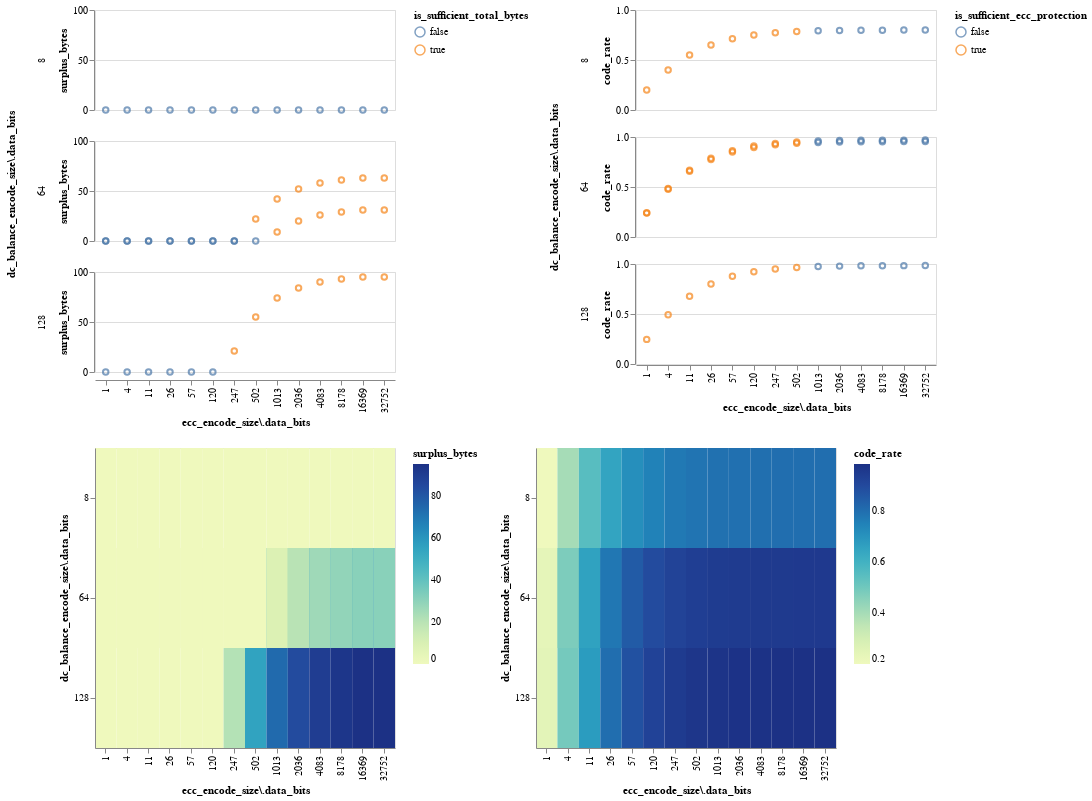
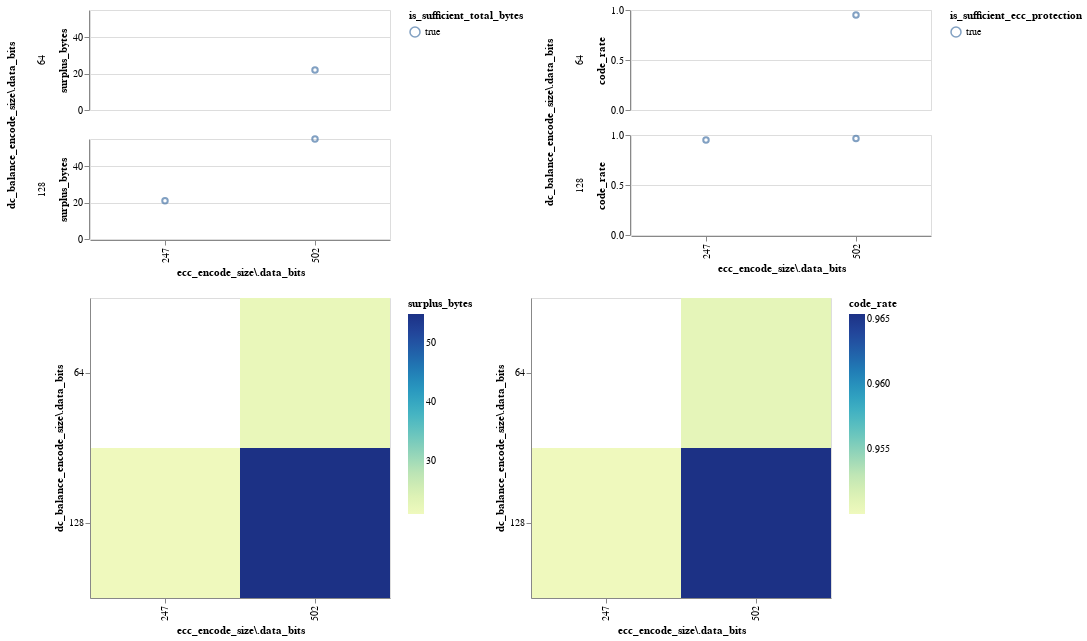

The notebook cell these images were saved under, in order:
### Markdown cell above
### DC Balance Encode + ECC Encode時の効率・余剰byte数計算

### Code cell
import altair as alt
from tabulate import tabulate

pd.set_option("display.max_columns", 256)
pd.set_option("display.max_rows", 256)

# 見積もり
dc_balance_encode_size_list = [
    DcBalanceEncodeSize(8, 10),
    DcBalanceEncodeSize(64, 66),
    DcBalanceEncodeSize(64, 67),
    DcBalanceEncodeSize(128, 130),
    # DcBalanceEncodeSize(1, 1),  # disable
]

parity_len_n = 16  # 計算対象にするparity長
ecc_encode_size_list = [
    EccEncodeSize.from_parity_bits(i) for i in range(2, parity_len_n)
]

encode_config_list = [
    EncodeConfig(dc_balance_encode_size=dc, ecc_encode_size=ecc)
    for dc in dc_balance_encode_size_list
    for ecc in ecc_encode_size_list
]
encode_config_df = pd.json_normalize(([asdict(c) for c in encode_config_list]))


def print_chart(df: pd.DataFrame):
    base_chart_1 = (
        alt.Chart(df)
        .mark_point()
        .encode(
            alt.X("ecc_encode_size\\.data_bits:N"),
            alt.Row("dc_balance_encode_size\\.data_bits:N"),
        )
        .properties(width=300, height=100)
    )
    base_chart_2 = (
        alt.Chart(df)
        .mark_rect()
        .encode(
            alt.X("ecc_encode_size\\.data_bits:N"),
            alt.Y("dc_balance_encode_size\\.data_bits:N"),
        )
        .properties(width=300, height=300)
    )
    alt.vconcat(
        # 横軸: ECCのデータビット数, 縦軸: 冗長データ量, 行: DC Balance Encodeのデータビット数
        alt.hconcat(
            base_chart_1.encode(
                alt.Y("surplus_bytes:Q"),
                alt.Color("is_sufficient_total_bytes:N"),
            ),
            base_chart_1.encode(
                alt.Y("code_rate:Q"),
                alt.Color("is_sufficient_ecc_protection:N"),
            ),
        ).resolve_scale(color="independent"),
        # Encode設定と余裕度のヒートマップ
        alt.hconcat(
            base_chart_2.encode(
                alt.Color("surplus_bytes:Q"),
            ),
            base_chart_2.encode(
                alt.Color("code_rate:Q"),
            ),
        ).resolve_scale(color="independent"),
    ).resolve_scale(color="independent").display()


# 今回の要件を満たせるもの
available_encode_config_df = encode_config_df.query(
    "is_sufficient_total_bytes and is_sufficient_ecc_protection"
)
print(
    tabulate(
        available_encode_config_df[
            [
                "dc_balance_encode_size.data_bits",
                "dc_balance_encode_size.total_bits",
                "ecc_encode_size.data_bits",
                "ecc_encode_size.parity_bits",
                # "ecc_encode_size.additional_bits",
                "code_rate",
                "surplus_bytes",
                "max_ecc_error_detection_count",
            ]
        ],
        headers="keys",
        tablefmt="pipe",
    )
)

# 全体
print_chart(encode_config_df)
print_chart(available_encode_config_df)
available_encode_config_df

### Figure 1 — Vega-Lite specification as saved in the notebook (floating-point values rounded to 4 significant figures)
{"config": {"view": {"continuousWidth": 300, "continuousHeight": 300}}, "vconcat": [{"hconcat": [{"mark": {"type": "point"}, "encoding": {"color": {"field": "is_sufficient_total_bytes", "type": "nominal"}, "row": {"field": "dc_balance_encode_size\\.data_bits", "type": "nominal"}, "x": {"field": "ecc_encode_size\\.data_bits", "type": "nominal"}, "y": {"field": "surplus_bytes", "type": "quantitative"}}, "height": 100, "width": 300}, {"mark": {"type": "point"}, "encoding": {"color": {"field": "is_sufficient_ecc_protection", "type": "nominal"}, "row": {"field": "dc_balance_encode_size\\.data_bits", "type": "nominal"}, "x": {"field": "ecc_encode_size\\.data_bits", "type": "nominal"}, "y": {"field": "code_rate", "type": "quantitative"}}, "height": 100, "width": 300}], "resolve": {"scale": {"color": "independent"}}}, {"hconcat": [{"mark": {"type": "rect"}, "encoding": {"color": {"field": "surplus_bytes", "type": "quantitative"}, "x": {"field": "ecc_encode_size\\.data_bits", "type": "nominal"}, "y": {"field": "dc_balance_encode_size\\.data_bits", "type": "nominal"}}, "height": 300, "width": 300}, {"mark": {"type": "rect"}, "encoding": {"color": {"field": "code_rate", "type": "quantitative"}, "x": {"field": "ecc_encode_size\\.data_bits", "type": "nominal"}, "y": {"field": "dc_balance_encode_size\\.data_bits", "type": "nominal"}}, "height": 300, "width": 300}], "resolve": {"scale": {"color": "independent"}}}], "data": {"name": "data-ee3e63ddbbf53da1583a31f8dab61667"}, "resolve": {"scale": {"color": "independent"}}, "$schema": "https://vega.github.io/schema/vega-lite/v5.17.0.json", "datasets": {"data-ee3e63ddbbf53da1583a31f8dab61667": [{"logical_data_bytes": 512, "logical_data_num_per_page": 4, "require_ecc_protection_bytes": 512, "logical_data_bytes_per_page": 2048, "redundant_bytes": 128, "code_rate": 0.2, "require_bytes": 10240, "is_sufficient_total_bytes": false, "surplus_bytes": 0, "short_bytes": 8064, "is_sufficient_ecc_protection": true, "max_ecc_error_detection_count": 1024, "dc_balance_encode_size.data_bits": 8, "dc_balance_encode_size.total_bits": 10, "ecc_encode_size.parity_bits": 2, "ecc_encode_size.additional_bits": 1, "ecc_encode_size.data_bits": 1}, {"logical_data_bytes": 512, "logical_data_num_per_page": 4, "require_ecc_protection_bytes": 512, "logical_data_bytes_per_page": 2048, "redundant_bytes": 128, "code_rate": 0.4, "require_bytes": 5120, "is_sufficient_total_bytes": false, "surplus_bytes": 0, "short_bytes": 2944, "is_sufficient_ecc_protection": true, "max_ecc_error_detection_count": 512, "dc_balance_encode_size.data_bits": 8, "dc_balance_encode_size.total_bits": 10, "ecc_encode_size.parity_bits": 3, "ecc_encode_size.additional_bits": 1, "ecc_encode_size.data_bits": 4}, {"logical_data_bytes": 512, "logical_data_num_per_page": 4, "require_ecc_protection_bytes": 512, "logical_data_bytes_per_page": 2048, "redundant_bytes": 128, "code_rate": 0.55, "require_bytes": 3723, "is_sufficient_total_bytes": false, "surplus_bytes": 0, "short_bytes": 1547, "is_sufficient_ecc_protection": true, "max_ecc_error_detection_count": 256, "dc_balance_encode_size.data_bits": 8, "dc_balance_encode_size.total_bits": 10, "ecc_encode_size.parity_bits": 4, "ecc_encode_size.additional_bits": 1, "ecc_encode_size.data_bits": 11}, {"logical_data_bytes": 512, "logical_data_num_per_page": 4, "require_ecc_protection_bytes": 512, "logical_data_bytes_per_page": 2048, "redundant_bytes": 128, "code_rate": 0.65, "require_bytes": 3150, "is_sufficient_total_bytes": false, "surplus_bytes": 0, "short_bytes": 974, "is_sufficient_ecc_protection": true, "max_ecc_error_detection_count": 128, "dc_balance_encode_size.data_bits": 8, "dc_balance_encode_size.total_bits": 10, "ecc_encode_size.parity_bits": 5, "ecc_encode_size.additional_bits": 1, "ecc_encode_size.data_bits": 26}, {"logical_data_bytes": 512, "logical_data_num_per_page": 4, "require_ecc_protection_bytes": 512, "logical_data_bytes_per_page": 2048, "redundant_bytes": 128, "code_rate": 0.7125, "require_bytes": 2874, "is_sufficient_total_bytes": false, "surplus_bytes": 0, "short_bytes": 698, "is_sufficient_ecc_protection": true, "max_ecc_error_detection_count": 64, "dc_balance_encode_size.data_bits": 8, "dc_balance_encode_size.total_bits": 10, "ecc_encode_size.parity_bits": 6, "ecc_encode_size.additional_bits": 1, "ecc_encode_size.data_bits": 57}, {"logical_data_bytes": 512, "logical_data_num_per_page": 4, "require_ecc_protection_bytes": 512, "logical_data_bytes_per_page": 2048, "redundant_bytes": 128, "code_rate": 0.75, "require_bytes": 2730, "is_sufficient_total_bytes": false, "surplus_bytes": 0, "short_bytes": 554, "is_sufficient_ecc_protection": true, "max_ecc_error_detection_count": 32, "dc_balance_encode_size.data_bits": 8, "dc_balance_encode_size.total_bits": 10, "ecc_encode_size.parity_bits": 7, "ecc_encode_size.additional_bits": 1, "ecc_encode_size.data_bits": 120}, {"logical_data_bytes": 512, "logical_data_num_per_page": 4, "require_ecc_protection_bytes": 512, "logical_data_bytes_per_page": 2048, "redundant_bytes": 128, "code_rate": 0.7719, "require_bytes": 2653, "is_sufficient_total_bytes": false, "surplus_bytes": 0, "short_bytes": 477, "is_sufficient_ecc_protection": true, "max_ecc_error_detection_count": 16, "dc_balance_encode_size.data_bits": 8, "dc_balance_encode_size.total_bits": 10, "ecc_encode_size.parity_bits": 8, "ecc_encode_size.additional_bits": 1, "ecc_encode_size.data_bits": 247}, {"logical_data_bytes": 512, "logical_data_num_per_page": 4, "require_ecc_protection_bytes": 512, "logical_data_bytes_per_page": 2048, "redundant_bytes": 128, "code_rate": 0.7844, "require_bytes": 2610, "is_sufficient_total_bytes": false, "surplus_bytes": 0, "short_bytes": 434, "is_sufficient_ecc_protection": true, "max_ecc_error_detection_count": 8, "dc_balance_encode_size.data_bits": 8, "dc_balance_encode_size.total_bits": 10, "ecc_encode_size.parity_bits": 9, "ecc_encode_size.additional_bits": 1, "ecc_encode_size.data_bits": 502}, {"logical_data_bytes": 512, "logical_data_num_per_page": 4, "require_ecc_protection_bytes": 512, "logical_data_bytes_per_page": 2048, "redundant_bytes": 128, "code_rate": 0.7914, "require_bytes": 2587, "is_sufficient_total_bytes": false, "surplus_bytes": 0, "short_bytes": 411, "is_sufficient_ecc_protection": false, "max_ecc_error_detection_count": 4, "dc_balance_encode_size.data_bits": 8, "dc_balance_encode_size.total_bits": 10, "ecc_encode_size.parity_bits": 10, "ecc_encode_size.additional_bits": 1, "ecc_encode_size.data_bits": 1013}, {"logical_data_bytes": 512, "logical_data_num_per_page": 4, "require_ecc_protection_bytes": 512, "logical_data_bytes_per_page": 2048, "redundant_bytes": 128, "code_rate": 0.7953, "require_bytes": 2575, "is_sufficient_total_bytes": false, "surplus_bytes": 0, "short_bytes": 399, "is_sufficient_ecc_protection": false, "max_ecc_error_detection_count": 2, "dc_balance_encode_size.data_bits": 8, "dc_balance_encode_size.total_bits": 10, "ecc_encode_size.parity_bits": 11, "ecc_encode_size.additional_bits": 1, "ecc_encode_size.data_bits": 2036}, {"logical_data_bytes": 512, "logical_data_num_per_page": 4, "require_ecc_protection_bytes": 512, "logical_data_bytes_per_page": 2048, "redundant_bytes": 128, "code_rate": 0.7975, "require_bytes": 2568, "is_sufficient_total_bytes": false, "surplus_bytes": 0, "short_bytes": 392, "is_sufficient_ecc_protection": false, "max_ecc_error_detection_count": 1, "dc_balance_encode_size.data_bits": 8, "dc_balance_encode_size.total_bits": 10, "ecc_encode_size.parity_bits": 12, "ecc_encode_size.additional_bits": 1, "ecc_encode_size.data_bits": 4083}, {"logical_data_bytes": 512, "logical_data_num_per_page": 4, "require_ecc_protection_bytes": 512, "logical_data_bytes_per_page": 2048, "redundant_bytes": 128, "code_rate": 0.7986, "require_bytes": 2564, "is_sufficient_total_bytes": false, "surplus_bytes": 0, "short_bytes": 388, "is_sufficient_ecc_protection": false, "max_ecc_error_detection_count": 0, "dc_balance_encode_size.data_bits": 8, "dc_balance_encode_size.total_bits": 10, "ecc_encode_size.parity_bits": 13, "ecc_encode_size.additional_bits": 1, "ecc_encode_size.data_bits": 8178}, {"logical_data_bytes": 512, "logical_data_num_per_page": 4, "require_ecc_protection_bytes": 512, "logical_data_bytes_per_page": 2048, "redundant_bytes": 128, "code_rate": 0.7993, "require_bytes": 2562, "is_sufficient_total_bytes": false, "surplus_bytes": 0, "short_bytes": 386, "is_sufficient_ecc_protection": false, "max_ecc_error_detection_count": 0, "dc_balance_encode_size.data_bits": 8, "dc_balance_encode_size.total_bits": 10, "ecc_encode_size.parity_bits": 14, "ecc_encode_size.additional_bits": 1, "ecc_encode_size.data_bits": 16369}, {"logical_data_bytes": 512, "logical_data_num_per_page": 4, "require_ecc_protection_bytes": 512, "logical_data_bytes_per_page": 2048, "redundant_bytes": 128, "code_rate": 0.7996, "require_bytes": 2561, "is_sufficient_total_bytes": false, "surplus_bytes": 0, "short_bytes": 385, "is_sufficient_ecc_protection": false, "max_ecc_error_detection_count": 0, "dc_balance_encode_size.data_bits": 8, "dc_balance_encode_size.total_bits": 10, "ecc_encode_size.parity_bits": 15, "ecc_encode_size.additional_bits": 1, "ecc_encode_size.data_bits": 32752}, {"logical_data_bytes": 512, "logical_data_num_per_page": 4, "require_ecc_protection_bytes": 512, "logical_data_bytes_per_page": 2048, "redundant_bytes": 128, "code_rate": 0.2424, "require_bytes": 8448, "is_sufficient_total_bytes": false, "surplus_bytes": 0, "short_bytes": 6272, "is_sufficient_ecc_protection": true, "max_ecc_error_detection_count": 1024, "dc_balance_encode_size.data_bits": 64, "dc_balance_encode_size.total_bits": 66, "ecc_encode_size.parity_bits": 2, "ecc_encode_size.additional_bits": 1, "ecc_encode_size.data_bits": 1}, {"logical_data_bytes": 512, "logical_data_num_per_page": 4, "require_ecc_protection_bytes": 512, "logical_data_bytes_per_page": 2048, "redundant_bytes": 128, "code_rate": 0.4848, "require_bytes": 4224, "is_sufficient_total_bytes": false, "surplus_bytes": 0, "short_bytes": 2048, "is_sufficient_ecc_protection": true, "max_ecc_error_detection_count": 512, "dc_balance_encode_size.data_bits": 64, "dc_balance_encode_size.total_bits": 66, "ecc_encode_size.parity_bits": 3, "ecc_encode_size.additional_bits": 1, "ecc_encode_size.data_bits": 4}, {"logical_data_bytes": 512, "logical_data_num_per_page": 4, "require_ecc_protection_bytes": 512, "logical_data_bytes_per_page": 2048, "redundant_bytes": 128, "code_rate": 0.6667, "require_bytes": 3071, "is_sufficient_total_bytes": false, "surplus_bytes": 0, "short_bytes": 895, "is_sufficient_ecc_protection": true, "max_ecc_error_detection_count": 256, "dc_balance_encode_size.data_bits": 64, "dc_balance_encode_size.total_bits": 66, "ecc_encode_size.parity_bits": 4, "ecc_encode_size.additional_bits": 1, "ecc_encode_size.data_bits": 11}, {"logical_data_bytes": 512, "logical_data_num_per_page": 4, "require_ecc_protection_bytes": 512, "logical_data_bytes_per_page": 2048, "redundant_bytes": 128, "code_rate": 0.7879, "require_bytes": 2599, "is_sufficient_total_bytes": false, "surplus_bytes": 0, "short_bytes": 423, "is_sufficient_ecc_protection": true, "max_ecc_error_detection_count": 128, "dc_balance_encode_size.data_bits": 64, "dc_balance_encode_size.total_bits": 66, "ecc_encode_size.parity_bits": 5, "ecc_encode_size.additional_bits": 1, "ecc_encode_size.data_bits": 26}, {"logical_data_bytes": 512, "logical_data_num_per_page": 4, "require_ecc_protection_bytes": 512, "logical_data_bytes_per_page": 2048, "redundant_bytes": 128, "code_rate": 0.8636, "require_bytes": 2371, "is_sufficient_total_bytes": false, "surplus_bytes": 0, "short_bytes": 195, "is_sufficient_ecc_protection": true, "max_ecc_error_detection_count": 64, "dc_balance_encode_size.data_bits": 64, "dc_balance_encode_size.total_bits": 66, "ecc_encode_size.parity_bits": 6, "ecc_encode_size.additional_bits": 1, "ecc_encode_size.data_bits": 57}, {"logical_data_bytes": 512, "logical_data_num_per_page": 4, "require_ecc_protection_bytes": 512, "logical_data_bytes_per_page": 2048, "redundant_bytes": 128, "code_rate": 0.9091, "require_bytes": 2252, "is_sufficient_total_bytes": false, "surplus_bytes": 0, "short_bytes": 76, "is_sufficient_ecc_protection": true, "max_ecc_error_detection_count": 32, "dc_balance_encode_size.data_bits": 64, "dc_balance_encode_size.total_bits": 66, "ecc_encode_size.parity_bits": 7, "ecc_encode_size.additional_bits": 1, "ecc_encode_size.data_bits": 120}, {"logical_data_bytes": 512, "logical_data_num_per_page": 4, "require_ecc_protection_bytes": 512, "logical_data_bytes_per_page": 2048, "redundant_bytes": 128, "code_rate": 0.9356, "require_bytes": 2188, "is_sufficient_total_bytes": false, "surplus_bytes": 0, "short_bytes": 12, "is_sufficient_ecc_protection": true, "max_ecc_error_detection_count": 16, "dc_balance_encode_size.data_bits": 64, "dc_balance_encode_size.total_bits": 66, "ecc_encode_size.parity_bits": 8, "ecc_encode_size.additional_bits": 1, "ecc_encode_size.data_bits": 247}, {"logical_data_bytes": 512, "logical_data_num_per_page": 4, "require_ecc_protection_bytes": 512, "logical_data_bytes_per_page": 2048, "redundant_bytes": 128, "code_rate": 0.9508, "require_bytes": 2154, "is_sufficient_total_bytes": true, "surplus_bytes": 22, "short_bytes": 0, "is_sufficient_ecc_protection": true, "max_ecc_error_detection_count": 8, "dc_balance_encode_size.data_bits": 64, "dc_balance_encode_size.total_bits": 66, "ecc_encode_size.parity_bits": 9, "ecc_encode_size.additional_bits": 1, "ecc_encode_size.data_bits": 502}, {"logical_data_bytes": 512, "logical_data_num_per_page": 4, "require_ecc_protection_bytes": 512, "logical_data_bytes_per_page": 2048, "redundant_bytes": 128, "code_rate": 0.9593, "require_bytes": 2134, "is_sufficient_total_bytes": true, "surplus_bytes": 42, "short_bytes": 0, "is_sufficient_ecc_protection": false, "max_ecc_error_detection_count": 4, "dc_balance_encode_size.data_bits": 64, "dc_balance_encode_size.total_bits": 66, "ecc_encode_size.parity_bits": 10, "ecc_encode_size.additional_bits": 1, "ecc_encode_size.data_bits": 1013}, {"logical_data_bytes": 512, "logical_data_num_per_page": 4, "require_ecc_protection_bytes": 512, "logical_data_bytes_per_page": 2048, "redundant_bytes": 128, "code_rate": 0.964, "require_bytes": 2124, "is_sufficient_total_bytes": true, "surplus_bytes": 52, "short_bytes": 0, "is_sufficient_ecc_protection": false, "max_ecc_error_detection_count": 2, "dc_balance_encode_size.data_bits": 64, "dc_balance_encode_size.total_bits": 66, "ecc_encode_size.parity_bits": 11, "ecc_encode_size.additional_bits": 1, "ecc_encode_size.data_bits": 2036}, {"logical_data_bytes": 512, "logical_data_num_per_page": 4, "require_ecc_protection_bytes": 512, "logical_data_bytes_per_page": 2048, "redundant_bytes": 128, "code_rate": 0.9666, "require_bytes": 2118, "is_sufficient_total_bytes": true, "surplus_bytes": 58, "short_bytes": 0, "is_sufficient_ecc_protection": false, "max_ecc_error_detection_count": 1, "dc_balance_encode_size.data_bits": 64, "dc_balance_encode_size.total_bits": 66, "ecc_encode_size.parity_bits": 12, "ecc_encode_size.additional_bits": 1, "ecc_encode_size.data_bits": 4083}, {"logical_data_bytes": 512, "logical_data_num_per_page": 4, "require_ecc_protection_bytes": 512, "logical_data_bytes_per_page": 2048, "redundant_bytes": 128, "code_rate": 0.968, "require_bytes": 2115, "is_sufficient_total_bytes": true, "surplus_bytes": 61, "short_bytes": 0, "is_sufficient_ecc_protection": false, "max_ecc_error_detection_count": 0, "dc_balance_encode_size.data_bits": 64, "dc_balance_encode_size.total_bits": 66, "ecc_encode_size.parity_bits": 13, "ecc_encode_size.additional_bits": 1, "ecc_encode_size.data_bits": 8178}, {"logical_data_bytes": 512, "logical_data_num_per_page": 4, "require_ecc_protection_bytes": 512, "logical_data_bytes_per_page": 2048, "redundant_bytes": 128, "code_rate": 0.9688, "require_bytes": 2113, "is_sufficient_total_bytes": true, "surplus_bytes": 63, "short_bytes": 0, "is_sufficient_ecc_protection": false, "max_ecc_error_detection_count": 0, "dc_balance_encode_size.data_bits": 64, "dc_balance_encode_size.total_bits": 66, "ecc_encode_size.parity_bits": 14, "ecc_encode_size.additional_bits": 1, "ecc_encode_size.data_bits": 16369}, {"logical_data_bytes": 512, "logical_data_num_per_page": 4, "require_ecc_protection_bytes": 512, "logical_data_bytes_per_page": 2048, "redundant_bytes": 128, "code_rate": 0.9692, "require_bytes": 2113, "is_sufficient_total_bytes": true, "surplus_bytes": 63, "short_bytes": 0, "is_sufficient_ecc_protection": false, "max_ecc_error_detection_count": 0, "dc_balance_encode_size.data_bits": 64, "dc_balance_encode_size.total_bits": 66, "ecc_encode_size.parity_bits": 15, "ecc_encode_size.additional_bits": 1, "ecc_encode_size.data_bits": 32752}, {"logical_data_bytes": 512, "logical_data_num_per_page": 4, "require_ecc_protection_bytes": 512, "logical_data_bytes_per_page": 2048, "redundant_bytes": 128, "code_rate": 0.2388, "require_bytes": 8576, "is_sufficient_total_bytes": false, "surplus_bytes": 0, "short_bytes": 6400, "is_sufficient_ecc_protection": true, "max_ecc_error_detection_count": 1024, "dc_balance_encode_size.data_bits": 64, "dc_balance_encode_size.total_bits": 67, "ecc_encode_size.parity_bits": 2, "ecc_encode_size.additional_bits": 1, "ecc_encode_size.data_bits": 1}, {"logical_data_bytes": 512, "logical_data_num_per_page": 4, "require_ecc_protection_bytes": 512, "logical_data_bytes_per_page": 2048, "redundant_bytes": 128, "code_rate": 0.4776, "require_bytes": 4288, "is_sufficient_total_bytes": false, "surplus_bytes": 0, "short_bytes": 2112, "is_sufficient_ecc_protection": true, "max_ecc_error_detection_count": 512, "dc_balance_encode_size.data_bits": 64, "dc_balance_encode_size.total_bits": 67, "ecc_encode_size.parity_bits": 3, "ecc_encode_size.additional_bits": 1, "ecc_encode_size.data_bits": 4}, {"logical_data_bytes": 512, "logical_data_num_per_page": 4, "require_ecc_protection_bytes": 512, "logical_data_bytes_per_page": 2048, "redundant_bytes": 128, "code_rate": 0.6567, "require_bytes": 3118, "is_sufficient_total_bytes": false, "surplus_bytes": 0, "short_bytes": 942, "is_sufficient_ecc_protection": true, "max_ecc_error_detection_count": 256, "dc_balance_encode_size.data_bits": 64, "dc_balance_encode_size.total_bits": 67, "ecc_encode_size.parity_bits": 4, "ecc_encode_size.additional_bits": 1, "ecc_encode_size.data_bits": 11}, {"logical_data_bytes": 512, "logical_data_num_per_page": 4, "require_ecc_protection_bytes": 512, "logical_data_bytes_per_page": 2048, "redundant_bytes": 128, "code_rate": 0.7761, "require_bytes": 2638, "is_sufficient_total_bytes": false, "surplus_bytes": 0, "short_bytes": 462, "is_sufficient_ecc_protection": true, "max_ecc_error_detection_count": 128, "dc_balance_encode_size.data_bits": 64, "dc_balance_encode_size.total_bits": 67, "ecc_encode_size.parity_bits": 5, "ecc_encode_size.additional_bits": 1, "ecc_encode_size.data_bits": 26}, {"logical_data_bytes": 512, "logical_data_num_per_page": 4, "require_ecc_protection_bytes": 512, "logical_data_bytes_per_page": 2048, "redundant_bytes": 128, "code_rate": 0.8507, "require_bytes": 2407, "is_sufficient_total_bytes": false, "surplus_bytes": 0, "short_bytes": 231, "is_sufficient_ecc_protection": true, "max_ecc_error_detection_count": 64, "dc_balance_encode_size.data_bits": 64, "dc_balance_encode_size.total_bits": 67, "ecc_encode_size.parity_bits": 6, "ecc_encode_size.additional_bits": 1, "ecc_encode_size.data_bits": 57}, {"logical_data_bytes": 512, "logical_data_num_per_page": 4, "require_ecc_protection_bytes": 512, "logical_data_bytes_per_page": 2048, "redundant_bytes": 128, "code_rate": 0.8955, "require_bytes": 2286, "is_sufficient_total_bytes": false, "surplus_bytes": 0, "short_bytes": 110, "is_sufficient_ecc_protection": true, "max_ecc_error_detection_count": 32, "dc_balance_encode_size.data_bits": 64, "dc_balance_encode_size.total_bits": 67, "ecc_encode_size.parity_bits": 7, "ecc_encode_size.additional_bits": 1, "ecc_encode_size.data_bits": 120}, {"logical_data_bytes": 512, "logical_data_num_per_page": 4, "require_ecc_protection_bytes": 512, "logical_data_bytes_per_page": 2048, "redundant_bytes": 128, "code_rate": 0.9216, "require_bytes": 2222, "is_sufficient_total_bytes": false, "surplus_bytes": 0, "short_bytes": 46, "is_sufficient_ecc_protection": true, "max_ecc_error_detection_count": 16, "dc_balance_encode_size.data_bits": 64, "dc_balance_encode_size.total_bits": 67, "ecc_encode_size.parity_bits": 8, "ecc_encode_size.additional_bits": 1, "ecc_encode_size.data_bits": 247}, {"logical_data_bytes": 512, "logical_data_num_per_page": 4, "require_ecc_protection_bytes": 512, "logical_data_bytes_per_page": 2048, "redundant_bytes": 128, "code_rate": 0.9366, "require_bytes": 2186, "is_sufficient_total_bytes": false, "surplus_bytes": 0, "short_bytes": 10, "is_sufficient_ecc_protection": true, "max_ecc_error_detection_count": 8, "dc_balance_encode_size.data_bits": 64, "dc_balance_encode_size.total_bits": 67, "ecc_encode_size.parity_bits": 9, "ecc_encode_size.additional_bits": 1, "ecc_encode_size.data_bits": 502}, {"logical_data_bytes": 512, "logical_data_num_per_page": 4, "require_ecc_protection_bytes": 512, "logical_data_bytes_per_page": 2048, "redundant_bytes": 128, "code_rate": 0.945, "require_bytes": 2167, "is_sufficient_total_bytes": true, "surplus_bytes": 9, "short_bytes": 0, "is_sufficient_ecc_protection": false, "max_ecc_error_detection_count": 4, "dc_balance_encode_size.data_bits": 64, "dc_balance_encode_size.total_bits": 67, "ecc_encode_size.parity_bits": 10, "ecc_encode_size.additional_bits": 1, "ecc_encode_size.data_bits": 1013}, {"logical_data_bytes": 512, "logical_data_num_per_page": 4, "require_ecc_protection_bytes": 512, "logical_data_bytes_per_page": 2048, "redundant_bytes": 128, "code_rate": 0.9496, "require_bytes": 2156, "is_sufficient_total_bytes": true, "surplus_bytes": 20, "short_bytes": 0, "is_sufficient_ecc_protection": false, "max_ecc_error_detection_count": 2, "dc_balance_encode_size.data_bits": 64, "dc_balance_encode_size.total_bits": 67, "ecc_encode_size.parity_bits": 11, "ecc_encode_size.additional_bits": 1, "ecc_encode_size.data_bits": 2036}, {"logical_data_bytes": 512, "logical_data_num_per_page": 4, "require_ecc_protection_bytes": 512, "logical_data_bytes_per_page": 2048, "redundant_bytes": 128, "code_rate": 0.9522, "require_bytes": 2150, "is_sufficient_total_bytes": true, "surplus_bytes": 26, "short_bytes": 0, "is_sufficient_ecc_protection": false, "max_ecc_error_detection_count": 1, "dc_balance_encode_size.data_bits": 64, "dc_balance_encode_size.total_bits": 67, "ecc_encode_size.parity_bits": 12, "ecc_encode_size.additional_bits": 1, "ecc_encode_size.data_bits": 4083}, {"logical_data_bytes": 512, "logical_data_num_per_page": 4, "require_ecc_protection_bytes": 512, "logical_data_bytes_per_page": 2048, "redundant_bytes": 128, "code_rate": 0.9536, "require_bytes": 2147, "is_sufficient_total_bytes": true, "surplus_bytes": 29, "short_bytes": 0, "is_sufficient_ecc_protection": false, "max_ecc_error_detection_count": 0, "dc_balance_encode_size.data_bits": 64, "dc_balance_encode_size.total_bits": 67, "ecc_encode_size.parity_bits": 13, "ecc_encode_size.additional_bits": 1, "ecc_encode_size.data_bits": 8178}, {"logical_data_bytes": 512, "logical_data_num_per_page": 4, "require_ecc_protection_bytes": 512, "logical_data_bytes_per_page": 2048, "redundant_bytes": 128, "code_rate": 0.9543, "require_bytes": 2145, "is_sufficient_total_bytes": true, "surplus_bytes": 31, "short_bytes": 0, "is_sufficient_ecc_protection": false, "max_ecc_error_detection_count": 0, "dc_balance_encode_size.data_bits": 64, "dc_balance_encode_size.total_bits": 67, "ecc_encode_size.parity_bits": 14, "ecc_encode_size.additional_bits": 1, "ecc_encode_size.data_bits": 16369}, {"logical_data_bytes": 512, "logical_data_num_per_page": 4, "require_ecc_protection_bytes": 512, "logical_data_bytes_per_page": 2048, "redundant_bytes": 128, "code_rate": 0.9548, "require_bytes": 2145, "is_sufficient_total_bytes": true, "surplus_bytes": 31, "short_bytes": 0, "is_sufficient_ecc_protection": false, "max_ecc_error_detection_count": 0, "dc_balance_encode_size.data_bits": 64, "dc_balance_encode_size.total_bits": 67, "ecc_encode_size.parity_bits": 15, "ecc_encode_size.additional_bits": 1, "ecc_encode_size.data_bits": 32752}, {"logical_data_bytes": 512, "logical_data_num_per_page": 4, "require_ecc_protection_bytes": 512, "logical_data_bytes_per_page": 2048, "redundant_bytes": 128, "code_rate": 0.2462, "require_bytes": 8320, "is_sufficient_total_bytes": false, "surplus_bytes": 0, "short_bytes": 6144, "is_sufficient_ecc_protection": true, "max_ecc_error_detection_count": 1024, "dc_balance_encode_size.data_bits": 128, "dc_balance_encode_size.total_bits": 130, "ecc_encode_size.parity_bits": 2, "ecc_encode_size.additional_bits": 1, "ecc_encode_size.data_bits": 1}, {"logical_data_bytes": 512, "logical_data_num_per_page": 4, "require_ecc_protection_bytes": 512, "logical_data_bytes_per_page": 2048, "redundant_bytes": 128, "code_rate": 0.4923, "require_bytes": 4160, "is_sufficient_total_bytes": false, "surplus_bytes": 0, "short_bytes": 1984, "is_sufficient_ecc_protection": true, "max_ecc_error_detection_count": 512, "dc_balance_encode_size.data_bits": 128, "dc_balance_encode_size.total_bits": 130, "ecc_encode_size.parity_bits": 3, "ecc_encode_size.additional_bits": 1, "ecc_encode_size.data_bits": 4}, {"logical_data_bytes": 512, "logical_data_num_per_page": 4, "require_ecc_protection_bytes": 512, "logical_data_bytes_per_page": 2048, "redundant_bytes": 128, "code_rate": 0.6769, "require_bytes": 3025, "is_sufficient_total_bytes": false, "surplus_bytes": 0, "short_bytes": 849, "is_sufficient_ecc_protection": true, "max_ecc_error_detection_count": 256, "dc_balance_encode_size.data_bits": 128, "dc_balance_encode_size.total_bits": 130, "ecc_encode_size.parity_bits": 4, "ecc_encode_size.additional_bits": 1, "ecc_encode_size.data_bits": 11}, {"logical_data_bytes": 512, "logical_data_num_per_page": 4, "require_ecc_protection_bytes": 512, "logical_data_bytes_per_page": 2048, "redundant_bytes": 128, "code_rate": 0.8, "require_bytes": 2560, "is_sufficient_total_bytes": false, "surplus_bytes": 0, "short_bytes": 384, "is_sufficient_ecc_protection": true, "max_ecc_error_detection_count": 128, "dc_balance_encode_size.data_bits": 128, "dc_balance_encode_size.total_bits": 130, "ecc_encode_size.parity_bits": 5, "ecc_encode_size.additional_bits": 1, "ecc_encode_size.data_bits": 26}, {"logical_data_bytes": 512, "logical_data_num_per_page": 4, "require_ecc_protection_bytes": 512, "logical_data_bytes_per_page": 2048, "redundant_bytes": 128, "code_rate": 0.8769, "require_bytes": 2335, "is_sufficient_total_bytes": false, "surplus_bytes": 0, "short_bytes": 159, "is_sufficient_ecc_protection": true, "max_ecc_error_detection_count": 64, "dc_balance_encode_size.data_bits": 128, "dc_balance_encode_size.total_bits": 130, "ecc_encode_size.parity_bits": 6, "ecc_encode_size.additional_bits": 1, "ecc_encode_size.data_bits": 57}, {"logical_data_bytes": 512, "logical_data_num_per_page": 4, "require_ecc_protection_bytes": 512, "logical_data_bytes_per_page": 2048, "redundant_bytes": 128, "code_rate": 0.9231, "require_bytes": 2218, "is_sufficient_total_bytes": false, "surplus_bytes": 0, "short_bytes": 42, "is_sufficient_ecc_protection": true, "max_ecc_error_detection_count": 32, "dc_balance_encode_size.data_bits": 128, "dc_balance_encode_size.total_bits": 130, "ecc_encode_size.parity_bits": 7, "ecc_encode_size.additional_bits": 1, "ecc_encode_size.data_bits": 120}, {"logical_data_bytes": 512, "logical_data_num_per_page": 4, "require_ecc_protection_bytes": 512, "logical_data_bytes_per_page": 2048, "redundant_bytes": 128, "code_rate": 0.95, "require_bytes": 2155, "is_sufficient_total_bytes": true, "surplus_bytes": 21, "short_bytes": 0, "is_sufficient_ecc_protection": true, "max_ecc_error_detection_count": 16, "dc_balance_encode_size.data_bits": 128, "dc_balance_encode_size.total_bits": 130, "ecc_encode_size.parity_bits": 8, "ecc_encode_size.additional_bits": 1, "ecc_encode_size.data_bits": 247}, {"logical_data_bytes": 512, "logical_data_num_per_page": 4, "require_ecc_protection_bytes": 512, "logical_data_bytes_per_page": 2048, "redundant_bytes": 128, "code_rate": 0.9654, "require_bytes": 2121, "is_sufficient_total_bytes": true, "surplus_bytes": 55, "short_bytes": 0, "is_sufficient_ecc_protection": true, "max_ecc_error_detection_count": 8, "dc_balance_encode_size.data_bits": 128, "dc_balance_encode_size.total_bits": 130, "ecc_encode_size.parity_bits": 9, "ecc_encode_size.additional_bits": 1, "ecc_encode_size.data_bits": 502}, {"logical_data_bytes": 512, "logical_data_num_per_page": 4, "require_ecc_protection_bytes": 512, "logical_data_bytes_per_page": 2048, "redundant_bytes": 128, "code_rate": 0.974, "require_bytes": 2102, "is_sufficient_total_bytes": true, "surplus_bytes": 74, "short_bytes": 0, "is_sufficient_ecc_protection": false, "max_ecc_error_detection_count": 4, "dc_balance_encode_size.data_bits": 128, "dc_balance_encode_size.total_bits": 130, "ecc_encode_size.parity_bits": 10, "ecc_encode_size.additional_bits": 1, "ecc_encode_size.data_bits": 1013}, {"logical_data_bytes": 512, "logical_data_num_per_page": 4, "require_ecc_protection_bytes": 512, "logical_data_bytes_per_page": 2048, "redundant_bytes": 128, "code_rate": 0.9788, "require_bytes": 2092, "is_sufficient_total_bytes": true, "surplus_bytes": 84, "short_bytes": 0, "is_sufficient_ecc_protection": false, "max_ecc_error_detection_count": 2, "dc_balance_encode_size.data_bits": 128, "dc_balance_encode_size.total_bits": 130, "ecc_encode_size.parity_bits": 11, "ecc_encode_size.additional_bits": 1, "ecc_encode_size.data_bits": 2036}, {"logical_data_bytes": 512, "logical_data_num_per_page": 4, "require_ecc_protection_bytes": 512, "logical_data_bytes_per_page": 2048, "redundant_bytes": 128, "code_rate": 0.9815, "require_bytes": 2086, "is_sufficient_total_bytes": true, "surplus_bytes": 90, "short_bytes": 0, "is_sufficient_ecc_protection": false, "max_ecc_error_detection_count": 1, "dc_balance_encode_size.data_bits": 128, "dc_balance_encode_size.total_bits": 130, "ecc_encode_size.parity_bits": 12, "ecc_encode_size.additional_bits": 1, "ecc_encode_size.data_bits": 4083}, {"logical_data_bytes": 512, "logical_data_num_per_page": 4, "require_ecc_protection_bytes": 512, "logical_data_bytes_per_page": 2048, "redundant_bytes": 128, "code_rate": 0.9829, "require_bytes": 2083, "is_sufficient_total_bytes": true, "surplus_bytes": 93, "short_bytes": 0, "is_sufficient_ecc_protection": false, "max_ecc_error_detection_count": 0, "dc_balance_encode_size.data_bits": 128, "dc_balance_encode_size.total_bits": 130, "ecc_encode_size.parity_bits": 13, "ecc_encode_size.additional_bits": 1, "ecc_encode_size.data_bits": 8178}, {"logical_data_bytes": 512, "logical_data_num_per_page": 4, "require_ecc_protection_bytes": 512, "logical_data_bytes_per_page": 2048, "redundant_bytes": 128, "code_rate": 0.9837, "require_bytes": 2081, "is_sufficient_total_bytes": true, "surplus_bytes": 95, "short_bytes": 0, "is_sufficient_ecc_protection": false, "max_ecc_error_detection_count": 0, "dc_balance_encode_size.data_bits": 128, "dc_balance_encode_size.total_bits": 130, "ecc_encode_size.parity_bits": 14, "ecc_encode_size.additional_bits": 1, "ecc_encode_size.data_bits": 16369}, {"logical_data_bytes": 512, "logical_data_num_per_page": 4, "require_ecc_protection_bytes": 512, "logical_data_bytes_per_page": 2048, "redundant_bytes": 128, "code_rate": 0.9841, "require_bytes": 2081, "is_sufficient_total_bytes": true, "surplus_bytes": 95, "short_bytes": 0, "is_sufficient_ecc_protection": false, "max_ecc_error_detection_count": 0, "dc_balance_encode_size.data_bits": 128, "dc_balance_encode_size.total_bits": 130, "ecc_encode_size.parity_bits": 15, "ecc_encode_size.additional_bits": 1, "ecc_encode_size.data_bits": 32752}]}}

### Figure 2 — Vega-Lite specification as saved in the notebook (floating-point values rounded to 4 significant figures)
{"config": {"view": {"continuousWidth": 300, "continuousHeight": 300}}, "vconcat": [{"hconcat": [{"mark": {"type": "point"}, "encoding": {"color": {"field": "is_sufficient_total_bytes", "type": "nominal"}, "row": {"field": "dc_balance_encode_size\\.data_bits", "type": "nominal"}, "x": {"field": "ecc_encode_size\\.data_bits", "type": "nominal"}, "y": {"field": "surplus_bytes", "type": "quantitative"}}, "height": 100, "width": 300}, {"mark": {"type": "point"}, "encoding": {"color": {"field": "is_sufficient_ecc_protection", "type": "nominal"}, "row": {"field": "dc_balance_encode_size\\.data_bits", "type": "nominal"}, "x": {"field": "ecc_encode_size\\.data_bits", "type": "nominal"}, "y": {"field": "code_rate", "type": "quantitative"}}, "height": 100, "width": 300}], "resolve": {"scale": {"color": "independent"}}}, {"hconcat": [{"mark": {"type": "rect"}, "encoding": {"color": {"field": "surplus_bytes", "type": "quantitative"}, "x": {"field": "ecc_encode_size\\.data_bits", "type": "nominal"}, "y": {"field": "dc_balance_encode_size\\.data_bits", "type": "nominal"}}, "height": 300, "width": 300}, {"mark": {"type": "rect"}, "encoding": {"color": {"field": "code_rate", "type": "quantitative"}, "x": {"field": "ecc_encode_size\\.data_bits", "type": "nominal"}, "y": {"field": "dc_balance_encode_size\\.data_bits", "type": "nominal"}}, "height": 300, "width": 300}], "resolve": {"scale": {"color": "independent"}}}], "data": {"name": "data-6e405559a2accf6cf00ff161af9c3631"}, "resolve": {"scale": {"color": "independent"}}, "$schema": "https://vega.github.io/schema/vega-lite/v5.17.0.json", "datasets": {"data-6e405559a2accf6cf00ff161af9c3631": [{"logical_data_bytes": 512, "logical_data_num_per_page": 4, "require_ecc_protection_bytes": 512, "logical_data_bytes_per_page": 2048, "redundant_bytes": 128, "code_rate": 0.9508, "require_bytes": 2154, "is_sufficient_total_bytes": true, "surplus_bytes": 22, "short_bytes": 0, "is_sufficient_ecc_protection": true, "max_ecc_error_detection_count": 8, "dc_balance_encode_size.data_bits": 64, "dc_balance_encode_size.total_bits": 66, "ecc_encode_size.parity_bits": 9, "ecc_encode_size.additional_bits": 1, "ecc_encode_size.data_bits": 502}, {"logical_data_bytes": 512, "logical_data_num_per_page": 4, "require_ecc_protection_bytes": 512, "logical_data_bytes_per_page": 2048, "redundant_bytes": 128, "code_rate": 0.95, "require_bytes": 2155, "is_sufficient_total_bytes": true, "surplus_bytes": 21, "short_bytes": 0, "is_sufficient_ecc_protection": true, "max_ecc_error_detection_count": 16, "dc_balance_encode_size.data_bits": 128, "dc_balance_encode_size.total_bits": 130, "ecc_encode_size.parity_bits": 8, "ecc_encode_size.additional_bits": 1, "ecc_encode_size.data_bits": 247}, {"logical_data_bytes": 512, "logical_data_num_per_page": 4, "require_ecc_protection_bytes": 512, "logical_data_bytes_per_page": 2048, "redundant_bytes": 128, "code_rate": 0.9654, "require_bytes": 2121, "is_sufficient_total_bytes": true, "surplus_bytes": 55, "short_bytes": 0, "is_sufficient_ecc_protection": true, "max_ecc_error_detection_count": 8, "dc_balance_encode_size.data_bits": 128, "dc_balance_encode_size.total_bits": 130, "ecc_encode_size.parity_bits": 9, "ecc_encode_size.additional_bits": 1, "ecc_encode_size.data_bits": 502}]}}
